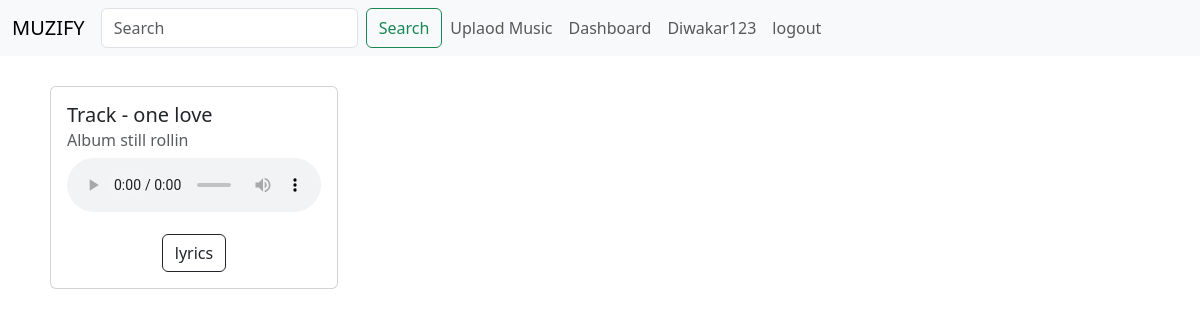
The app's page /home (signed in) with its own data.
### models.py (models this page shows, shortened)
@dataclass
class User(db.Model):
    id: int
    username: str
    passhash: str
    name: str
    is_admin: bool
    is_creator: bool
    __tablename__ = 'user'
    id = db.Column(db.Integer, primary_key=True)
    username = db.Column(db.String(80), unique=True, nullable=False)
    passhash = db.Column(db.String(80), nullable=False)
    name = db.Column(db.String(80), nullable=True)
    is_creator = db.Column(db.Boolean, nullable=False, default=False)
    is_admin = db.Column(db.Boolean, nullable=False, default=False)
    @property
    def password(self):
        raise AttributeError('You cannot read passwords')

@dataclass
class Song(db.Model):
    id: int
    name: str
    album: str
    lyrics: str
    created_date: str
    user_id : int
    file: str
    __tablename__ ='song'
    id = db.Column(db.Integer, primary_key=True)
    name = db.Column(db.String(80), nullable=False)
    album = db.Column(db.String(80), nullable=False)
    lyrics = db.Column(db.String(512), nullable=True)
    created_date = db.Column(db.DateTime, default=datetime.utcnow)
    user_id = db.Column(db.Integer, db.ForeignKey('user.id'), nullable=False)
    file = db.Column(db.String(80), nullable=False)
    user = db.relationship('User', backref='songs', lazy=True)

### routes.py (the view)
@app.route('/home')
@auth_required
def home():
    query = request.args.get('query')
    if query:
        Songs = Song.query.filter(Song.name.like('%' + query + '%')).all()
    else:
        Songs= Song.query.all()
    user = User.query.get(session['user_id'])
    return render_template('home.html', user=user, song=Songs)

### routes.py (called while the page is built)
def auth_required(func):
    @wraps(func)
    def inner(*args, **kwargs):
        if 'user_id' not in session:
            flash('Login required')
            return redirect(url_for('login'))
        return func(*args, **kwargs)
    return inner

### templates/home.html (shortened to what this page needs)
{% extends "layout.html" %}
{% block content %}
<div>
{% for song in song %}
<div class="card-row">
  <div class="card" style="width: 18rem;">
    <div class="card-body">
      <h5 class="card-title">Track - {{ song.name }}</h5>
      <h6 class="card-subtitle mb-2 text-body-secondary">Album {{ song.album }}</h6>
      <p class="card-text">
        <audio controls style="width: 100%;">
          <source src="{{ song.file }}" type="audio/mp3">
        </audio>
      </p>
      <div class="d-grid gap-2 mx-auto">
      <a href="{{ url_for('showlyrics', id=song.id) }}" class="lyrics mx-auto"><button class="btn btn-outline-dark">lyrics</button></a>
    </div>
    </div>
  </div>
</div>
{% endfor %}
</div>
{% endblock %}

### templates/nav.html (shortened to what this page needs)
<nav class="navbar navbar-expand-lg bg-body-tertiary">
    <div class="container-fluid">
      <a class="navbar-brand" href="{{url_for('home')}}">MUZIFY</a>
      <div class="collapse navbar-collapse" id="navbarTogglerDemo02">
        <ul class="navbar-nav me-auto mb-2 mb-lg-0">
          {% if user %}
          <form class="d-flex" role="search">
            <input class="form-control me-2" type="text" id="query" name="query" placeholder="Search"  >
            <button class="btn btn-outline-success" type="submit">Search</button>
          </form>
          {% if user.is_creator %}
          <li class="nav-item">
            <a class="nav-link" href="{{ url_for('upload') }}">Uplaod Music</a>
          </li>
          <li class="nav-item">
            <a class="nav-link" href="{{ url_for('dashboard') }}">Dashboard</a>
          </li>
          {% endif %}
          <li class="nav-item">
            <a class="nav-link" href="{{ url_for('profile') }}">{{user.username}}</a>
          </li>
          <li class="nav-item">
            <a class="nav-link" href="{{ url_for('logout') }}">logout</a>
          </li>
          {% endif %}
        </ul>
      </div>
    </div>
  </nav>

### templates/home.html (style rules this page uses)
.card-row { padding: auto; display: inline-block; }
.card { padding: auto; margin-left: 50px; margin-top: 30px; display: inline-block; }

### records on screen
User: username "Diwakar123"
Song: name "one love", album "still rollin"
